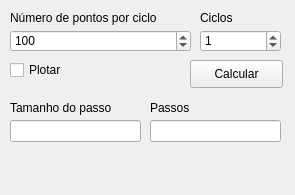
<?xml version="1.0" encoding="UTF-8"?>
<ui version="4.0">
 <class>MainWindow</class>
 <widget class="QMainWindow" name="MainWindow">
  <property name="geometry">
   <rect>
    <x>0</x>
    <y>0</y>
    <width>295</width>
    <height>195</height>
   </rect>
  </property>
  <property name="windowTitle">
   <string>MainWindow</string>
  </property>
  <widget class="QWidget" name="centralwidget">
   <widget class="QLabel" name="label">
    <property name="geometry">
     <rect>
      <x>10</x>
      <y>10</y>
      <width>191</width>
      <height>16</height>
     </rect>
    </property>
    <property name="text">
     <string>Número de pontos por ciclo</string>
    </property>
   </widget>
   <widget class="QSpinBox" name="spinBoxPontos">
    <property name="geometry">
     <rect>
      <x>10</x>
      <y>30</y>
      <width>181</width>
      <height>22</height>
     </rect>
    </property>
    <property name="maximum">
     <number>10000</number>
    </property>
    <property name="singleStep">
     <number>10</number>
    </property>
    <property name="value">
     <number>100</number>
    </property>
   </widget>
   <widget class="QLabel" name="label_2">
    <property name="geometry">
     <rect>
      <x>200</x>
      <y>10</y>
      <width>101</width>
      <height>16</height>
     </rect>
    </property>
    <property name="text">
     <string>Ciclos</string>
    </property>
   </widget>
   <widget class="QSpinBox" name="spinBoxCiclos">
    <property name="geometry">
     <rect>
      <x>200</x>
      <y>30</y>
      <width>81</width>
      <height>22</height>
     </rect>
    </property>
    <property name="maximum">
     <number>1000</number>
    </property>
    <property name="singleStep">
     <number>1</number>
    </property>
    <property name="value">
     <number>1</number>
    </property>
    <property name="displayIntegerBase">
     <number>10</number>
    </property>
   </widget>
   <widget class="QPushButton" name="btnCalcular">
    <property name="geometry">
     <rect>
      <x>190</x>
      <y>60</y>
      <width>93</width>
      <height>28</height>
     </rect>
    </property>
    <property name="text">
     <string>Calcular</string>
    </property>
   </widget>
   <widget class="QCheckBox" name="checkBoxPlotar">
    <property name="geometry">
     <rect>
      <x>10</x>
      <y>60</y>
      <width>81</width>
      <height>20</height>
     </rect>
    </property>
    <property name="text">
     <string>Plotar</string>
    </property>
   </widget>
   <widget class="QLabel" name="label_3">
    <property name="geometry">
     <rect>
      <x>10</x>
      <y>100</y>
      <width>131</width>
      <height>16</height>
     </rect>
    </property>
    <property name="text">
     <string>Tamanho do passo</string>
    </property>
   </widget>
   <widget class="QLabel" name="label_4">
    <property name="geometry">
     <rect>
      <x>150</x>
      <y>100</y>
      <width>131</width>
      <height>16</height>
     </rect>
    </property>
    <property name="text">
     <string>Passos</string>
    </property>
   </widget>
   <widget class="QLineEdit" name="editPasso">
    <property name="geometry">
     <rect>
      <x>10</x>
      <y>120</y>
      <width>131</width>
      <height>22</height>
     </rect>
    </property>
    <property name="readOnly">
     <bool>true</bool>
    </property>
   </widget>
   <widget class="QLineEdit" name="editPassos">
    <property name="geometry">
     <rect>
      <x>150</x>
      <y>120</y>
      <width>131</width>
      <height>22</height>
     </rect>
    </property>
    <property name="readOnly">
     <bool>true</bool>
    </property>
   </widget>
  </widget>
  <widget class="QMenuBar" name="menubar">
   <property name="geometry">
    <rect>
     <x>0</x>
     <y>0</y>
     <width>295</width>
     <height>26</height>
    </rect>
   </property>
  </widget>
 </widget>
 <resources/>
 <connections/>
</ui>
